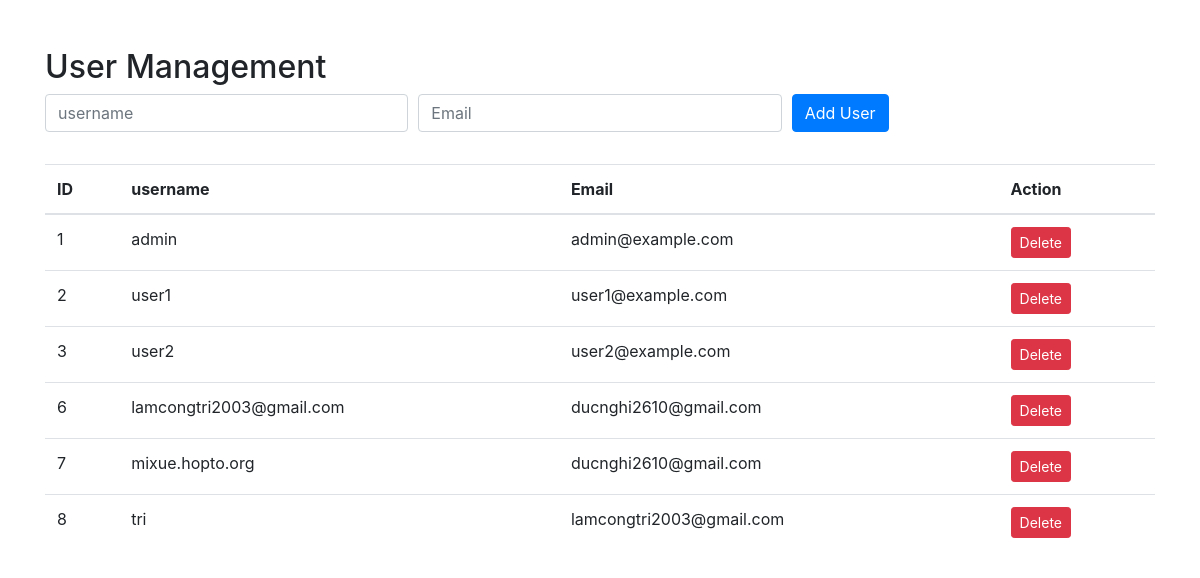
The page / on the database its author committed.
### tables this page shows
CREATE TABLE `users` (
  `id` int(11) NOT NULL,
  `username` varchar(50) NOT NULL,
  `email` varchar(50) NOT NULL
);

### index.php (the view, shortened to what this page needs)
<?php
include('config.php');
$result = $conn->query("SELECT * FROM users");
?>
<!DOCTYPE html>
<html lang="en">
<head>
    <link rel="stylesheet" href="https://stackpath.bootstrapcdn.com/bootstrap/4.5.2/css/bootstrap.min.css">
</head>
<body>
<div class="container mt-5">
    <h2>User Management</h2>
    <form method="post" class="mb-3">
        <div class="form-row">
            <div class="form-group col-md-4">
                <input type="text" class="form-control" placeholder="username" name="username" required>
            </div>
            <div class="form-group col-md-4">
                <input type="email" class="form-control" placeholder="Email" name="email" required>
            </div>
            <div class="form-group col-md-4">
                <button type="submit" class="btn btn-primary">Add User</button>
            </div>
        </div>
    </form>
    <table class="table">
        <thead>
            <tr>
                <th>ID</th>
                <th>username</th>
                <th>Email</th>
                <th>Action</th>
            </tr>
        </thead>
        <tbody>
            <?php while ($row = $result->fetch_assoc()) : ?>
                <tr>
                    <td><?= $row['id'] ?></td>
                    <td><?= $row['username'] ?></td>
                    <td><?= $row['email'] ?></td>
                    <td>
                        <a href="?delete=<?= $row['id'] ?>" class="btn btn-danger btn-sm">Delete</a>
                    </td>
                </tr>
            <?php endwhile; ?>
        </tbody>
    </table>
</div>
</body>
</html>

### rows shown on the page
users: id "1", username "admin", email "admin@example.com"
users: id "2", username "user1", email "user1@example.com"
users: id "3", username "user2", email "user2@example.com"
users: id "6", username "lamcongtri2003@gmail.com", email "ducnghi2610@gmail.com"
users: id "7", username "mixue.hopto.org", email "ducnghi2610@gmail.com"
users: id "8", username "tri", email "lamcongtri2003@gmail.com"
